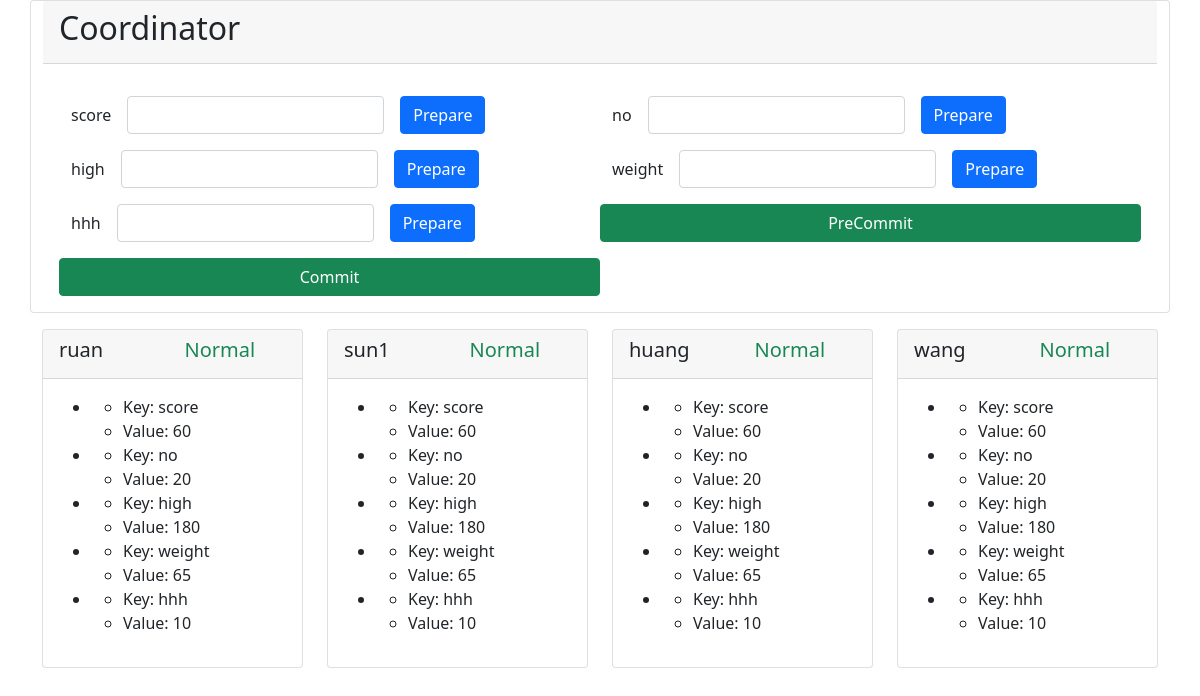
Screenshot of /three-phase/ with the database file from the repository.
### threephase/models.py (models this page shows, shortened)
class ThreePhaseValue(models.Model):
    participant = models.ForeignKey(ThreePhaseParticipant, on_delete=models.CASCADE)
    key = models.CharField(max_length=64)
    value = models.CharField(max_length=64)
    prepared_value = models.CharField(max_length=64)

class ThreePhaseParticipant(models.Model):
    name = models.CharField(max_length=64)
    state = models.IntegerField(default=0)

### threephase/views.py (the view)
# urls.py: path('', views.index, name='index'),
def index(request):
    return app_page(request)

### threephase/views.py (called while the page is built)
def get_context():
    context = {'participants': [], 'values': []}
    for p in ThreePhaseParticipant.objects.all():
        p.values=[]
        for v in ThreePhaseValue.objects.filter(participant=p):
            p.values.append(v)
        context['participants'].append(p)
    if len(context['participants']) != 0:
        context['values'] = context['participants'][0].values
    return context

def app_page(request):
    return render(request, 'index1.html', get_context())

### threephase/templates/index1.html (shortened to what this page needs)
<!DOCTYPE html>
<html lang="en">
  <head>
  <link rel="stylesheet" href="https://cdn.staticfile.org/twitter-bootstrap/5.1.1/css/bootstrap.min.css">
  </head>
<body>
<div class="card container-sm">
  <div class="card-header">
    <h2>Coordinator</h2>
  </div>
  <div class="card-body">
    <div class="container mbrank-5">
      <div class="row">
        {% for v in values %}
        <form class="col-sm-6 mt-3" action="/three-phase/prepare/{{ v.key }}" method="get">
          <div class="row g-3 align-items-enter">
            <div class="col-auto">
              <label for="{{ v.key }}1" class="col-form-label">{{ v.key }}</label>
            </div>
            <div class="col-auto">
              <input type="text" id="{{ v.key }}1" name="{{ v.key }}" class="form-control">
            </div>
            <div class="col-auto">
              <input type="submit" class="btn btn-primary" value="Prepare">
            </div>
          </div>
        </form>
        {% endfor %}
        <a class="col-sm-6 mt-3 ml-3 btn btn-success" href="/three-phase/pre_commit">PreCommit</a>
        <a class="col-sm-6 mt-3 ml-3 btn btn-success" href="/three-phase/commit">Commit</a>
      </div>
    </div>
  </div>
</div>
  <div class="container pt-3">
    <div class="row">
      {% for p in participants %}
      <div class="container mblank-2 col-sm-3">
        <div class="card">
          <div class="card-header container">
            <div class="row">
              <h5 class="col-6">{{ p.name }}</h5>
                <h5 class="col-6">
                  {% if p.state == 0 %}
                  <div class="text-success">Normal</div>
                  {% elif p.state == 1 %}
                  <div class="text-info">Prepare</div>
                  {% elif p.state == 2 %}
                  <div class="text-info">Prepared</div>
                  {% elif p.state == 3 %}
                  <div class="text-info">PreCommit</div>
                  {% elif p.state == 4 %}
                  <div class="text-info">PreCommitted</div>
                  {% endif %}
                </h5>
            </div>
          </div>
          <div class="card-body">
            <ul>
            {% for v in p.values %}
              <li>
                <ul>
                  <li>Key: {{ v.key }}</li>
                  <li>Value: {{ v.value }}</li>
                </ul>
              </li>
            {% endfor %}
            </ul>
          </div>
        </div>
      </div>
      {% endfor %}
  </div>
</div>
</body>
</html>

### rows the page displays
ThreePhaseValue: key "score", value "60"
ThreePhaseValue: key "no", value "20"
ThreePhaseValue: key "high", value "180"
ThreePhaseValue: key "weight", value "65"
ThreePhaseValue: key "hhh", value "10"
ThreePhaseParticipant: name "ruan", state "Normal"
ThreePhaseParticipant: name "sun1", state "Normal"
ThreePhaseValue: key "score", value "60"
ThreePhaseValue: key "no", value "20"
ThreePhaseValue: key "high", value "180"
ThreePhaseValue: key "weight", value "65"
ThreePhaseValue: key "hhh", value "10"
ThreePhaseParticipant: name "huang", state "Normal"
ThreePhaseValue: key "score", value "60"
ThreePhaseValue: key "no", value "20"
ThreePhaseValue: key "high", value "180"
ThreePhaseValue: key "weight", value "65"
ThreePhaseValue: key "hhh", value "10"
ThreePhaseParticipant: name "wang", state "Normal"
ThreePhaseValue: key "score", value "60"
ThreePhaseValue: key "no", value "20"
ThreePhaseValue: key "high", value "180"
ThreePhaseValue: key "weight", value "65"
ThreePhaseValue: key "hhh", value "10"
